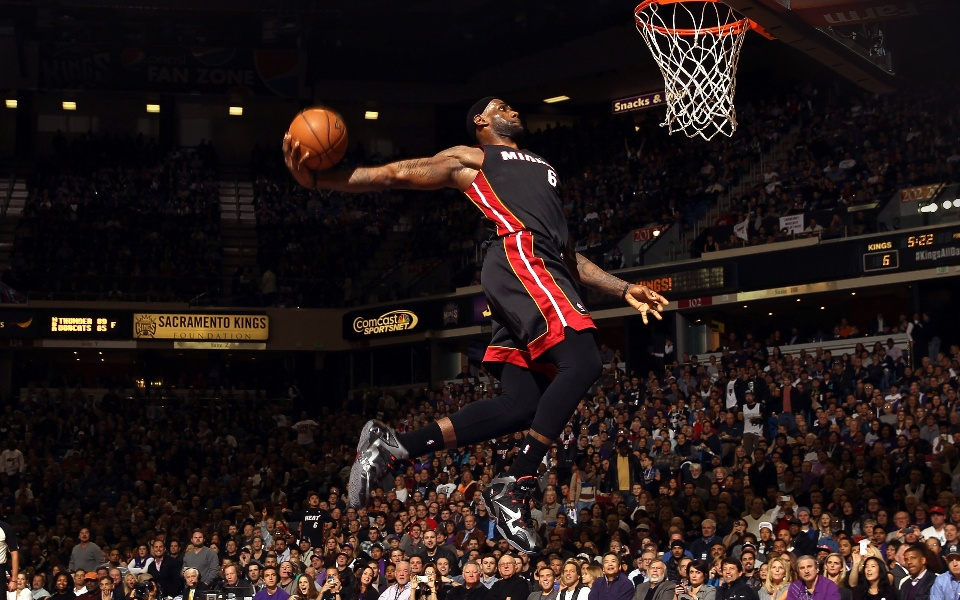
#> input picture coisas/Lebron.jpg, 960 x 600 px, found by its file name
$ python cv_t7.py
#> lines starting #> are read from the running program, lines starting #| are printed output that depends on the picture
import numpy as np
import cv2

img = cv2.imread('/home/igor/codes/A1_python/coisas/Lebron.jpg', 0)
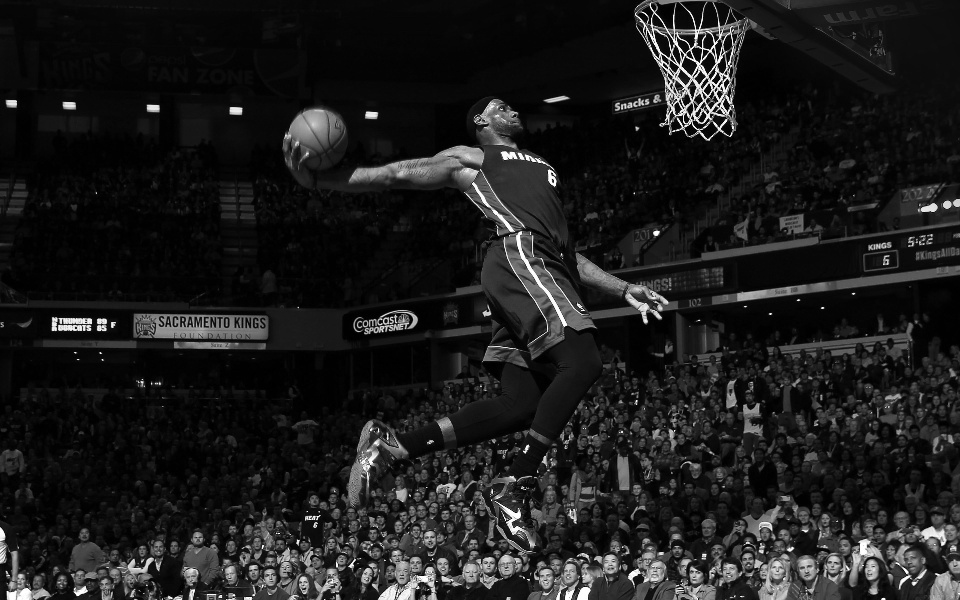
#> img: shape (600, 960); min 0, max 255, mean 28.8
ball = cv2.imread('/home/igor/codes/A1_python/coisas/LeBall.jpg', 0)
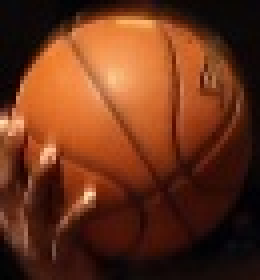
#> input picture coisas/LeBall.jpg, 65 x 70 px, found by its file name (shown 4 times larger)
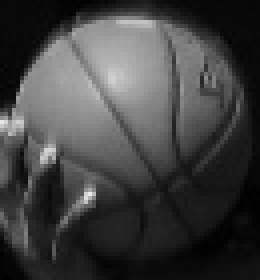
#> ball: shape (70, 65) (shown 4 times larger); min 0, max 233, mean 64.7

h, w = ball.shape
#> h = 70; w = 65

methods = [cv2.TM_CCOEFF, cv2.TM_CCOEFF_NORMED, cv2.TM_CCORR,
            cv2.TM_CCORR_NORMED, cv2.TM_SQDIFF, cv2.TM_SQDIFF_NORMED]

for meth in methods:
    img2 = img.copy()
    result = cv2.matchTemplate(img2, ball, meth)
    min_val, max_val, min_loc, max_loc = cv2.minMaxLoc(result)
    if meth in [cv2.TM_SQDIFF, cv2.TM_SQDIFF_NORMED]:
        location = min_loc
    else:
        location = max_loc
    bottom_right = (location[0] + w, location[1] + h)
    cv2.rectangle(img2, location, bottom_right, 255, 4)
    cv2.imshow('procura', img2)
    cv2.waitKey(0)
    cv2.destroyAllWindows()
#> this loop made 6 passes
#> (min_val, max_val, min_loc, location, bottom_right) on passes 1 to 4: (-8134470, 13523794, (418, 107), (285, 105), (350, 175)), (-0.618, 0.999, (534, 6), (285, 105), (350, 175)), (775260.6, 33887588, (33, 219), (665, 62), (730, 132)), (0.107, 1, (28, 254), (285, 105), (350, 175))
#> (min_val, max_val, max_loc, location, bottom_right) on passes 5 to 6: (18734, 68641840, (665, 30), (285, 105), (350, 175)), (0.000575, 1, (0, 0), (285, 105), (350, 175))
#> pass 1, `result = cv2.matchTemplate(img2, ball, meth)`:
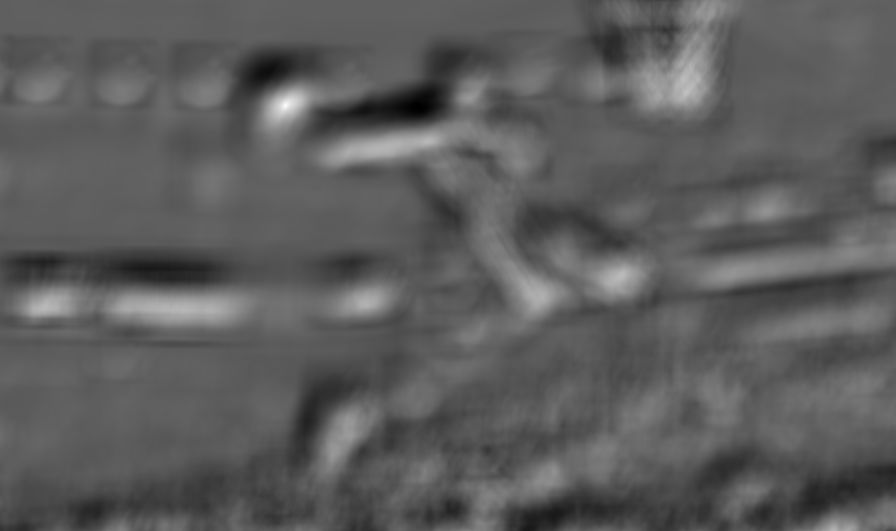
#> result: shape (531, 896) float32; min -8134470, max 13523794, mean -264831.6; drawn with min black and max white
#> pass 1, `cv2.imshow('procura', img2)`:
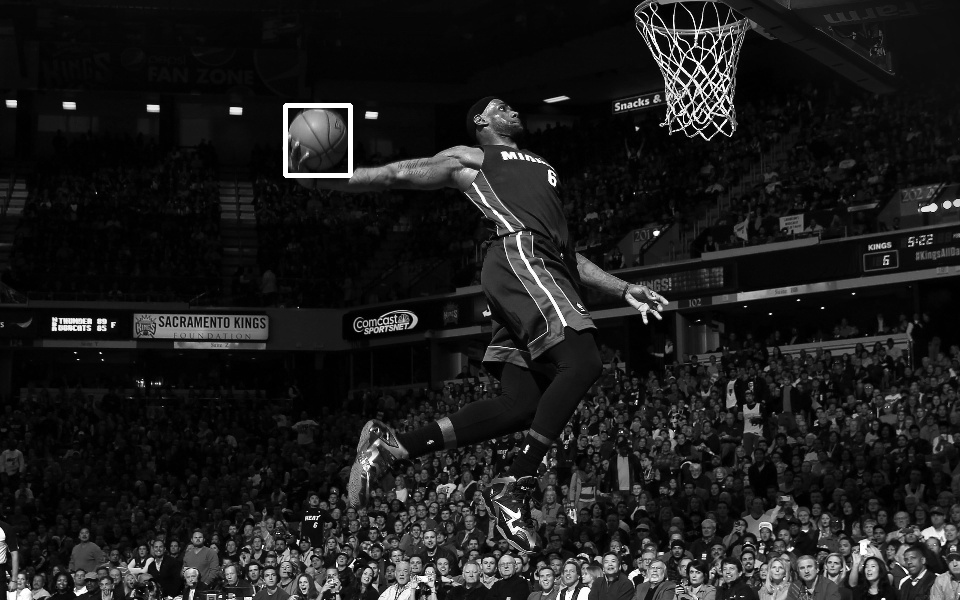
#> window 'procura': shape (600, 960); min 0, max 255, mean 29.3
#> pass 3, `result = cv2.matchTemplate(img2, ball, meth)`:
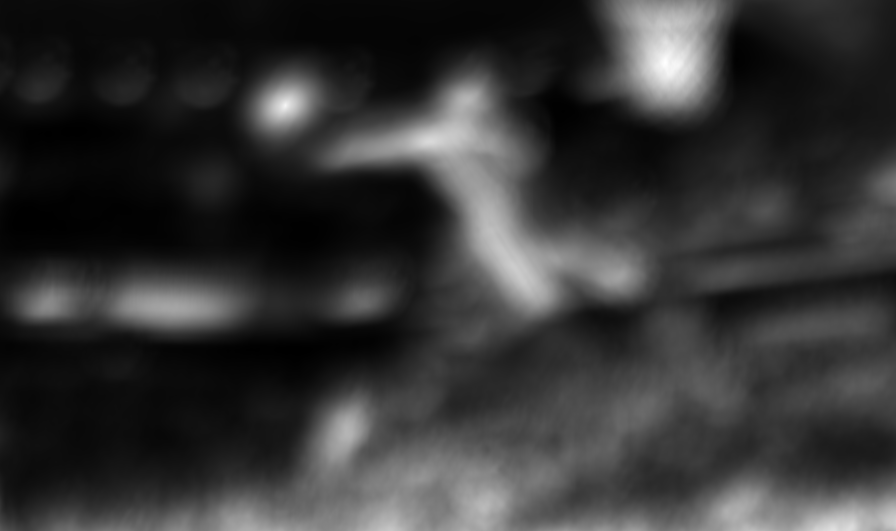
#> result: shape (531, 896) float32; min 775260.6, max 33887588, mean 7642262.5; drawn with min black and max white
#> after the loop:
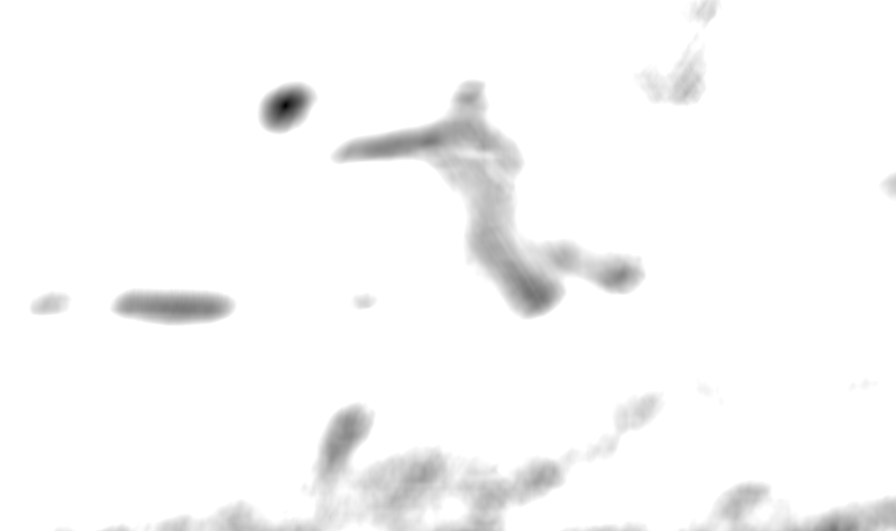
#> result: shape (531, 896) float32; min 0.000575, max 1, mean 0.975


# Esse método pega nosso "template" e testa ele em todas as localizações possiveis da imagem

# img: [[255,255,255,255],      template: [[100,100],      resultado: [[0.25, 0.50, 0.25],
#       [255,100,100,255],                 [100,100]]                  [0.50, 1.00, 0.50],
#       [255,100,100,255],                                             [0.25, 0.50, 0.25]]
#       [255,255,255,255]]

# Com isso, conseguimos uma matriz de tamanho (W-w+1, H-h+1) que mostra o quanto o templete se encaixou na imagem testada
